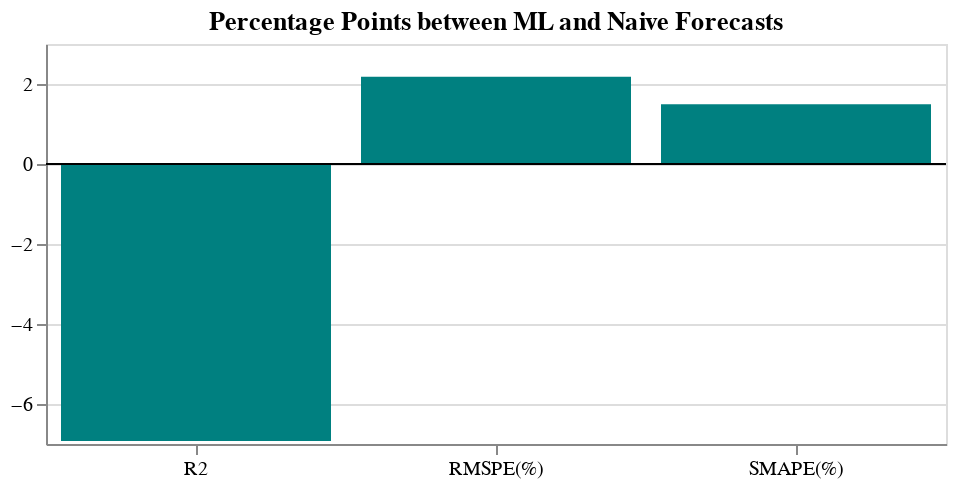

This figure's notebook cell:
### Code cell
plot_bar_chart(
    df_metrics_ppt_diff,
    xvar="metric:N",
    yvar="diff_pct_points:Q",
    ptitle="Percentage Points between ML and Naive Forecasts",
    tooltip=["metric", "diff_pct_points"],
    fig_size=dict(width=450, height=200),
)

### Figure 1 — Vega-Lite specification as saved in the notebook (floating-point values rounded to 4 significant figures)
{"config": {"view": {"continuousWidth": 400, "continuousHeight": 300}}, "layer": [{"data": {"name": "data-64b4dda8b62b1f1cf561d9385f2f77b1"}, "mark": {"type": "bar", "color": "teal"}, "encoding": {"tooltip": [{"field": "metric", "type": "nominal"}, {"field": "diff_pct_points", "type": "quantitative"}], "x": {"axis": {"labelAngle": 0}, "field": "metric", "title": null, "type": "nominal"}, "y": {"field": "diff_pct_points", "title": null, "type": "quantitative"}}, "height": 200, "title": "Percentage Points between ML and Naive Forecasts", "width": 450}, {"data": {"name": "data-84b1383fdd4b732922d64677b54cc124"}, "mark": {"type": "rule", "color": "black"}, "encoding": {"y": {"field": "zero", "type": "quantitative"}}}], "$schema": "https://vega.github.io/schema/vega-lite/v4.17.0.json", "datasets": {"data-64b4dda8b62b1f1cf561d9385f2f77b1": [{"metric": "R2", "diff_pct_points": -6.924}, {"metric": "RMSPE(%)", "diff_pct_points": 2.183}, {"metric": "SMAPE(%)", "diff_pct_points": 1.493}], "data-84b1383fdd4b732922d64677b54cc124": [{"metric": "R2", "diff_pct_points": -6.924, "zero": 0}, {"metric": "RMSPE(%)", "diff_pct_points": 2.183, "zero": 0}, {"metric": "SMAPE(%)", "diff_pct_points": 1.493, "zero": 0}]}}
